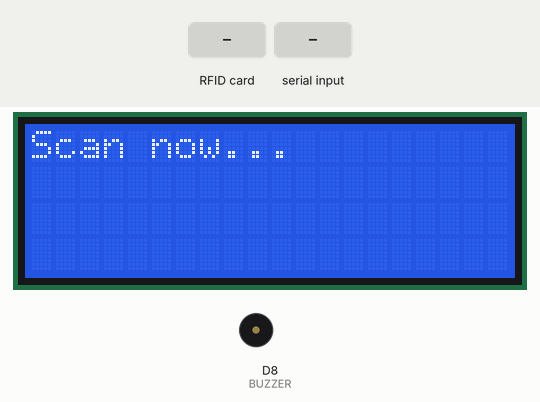
Bench run of a sketch on a simulated ESP8266 (NodeMCU). Parts: 20×4 character LCD, buzzer (waves = sounding, pin HIGH). The test bench sets the inputs (shaded band). WiFi joins after 1.5 s; servers stay silent unless stated; uploads are accepted with an empty reply; what the sketch prints to the serial monitor is not drawn.

Above: at 13.9 s.
14.0 s: RFID card 12 34 56 78 90 held to the reader
At 15.3 s:
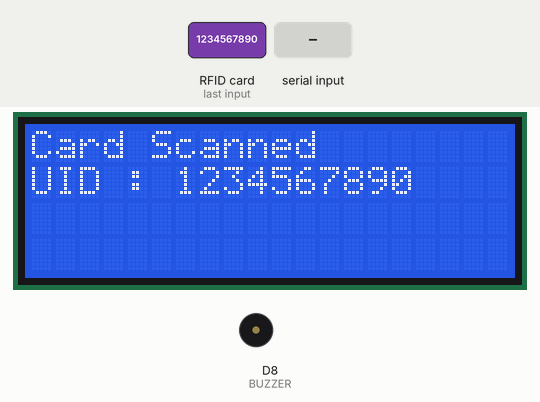
15.7 s: "1\n" received over Serial
At 16.9 s:
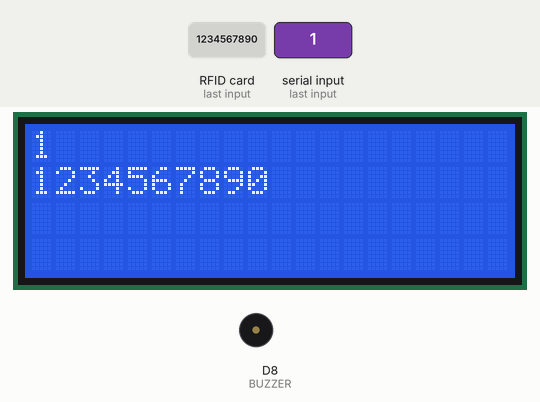
21.7 s: RFID card 5E 7A 19 C4 held to the reader
At 22.7 s:
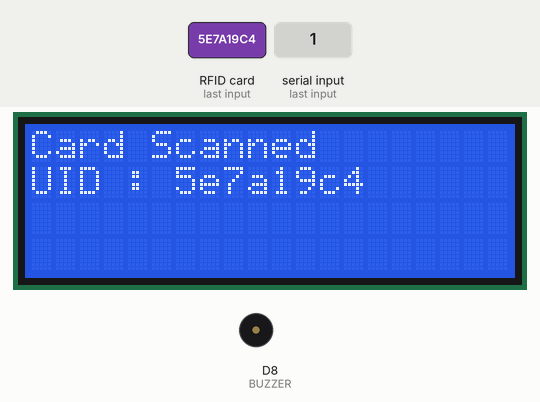
23.9 s: "0\n" received over Serial
At 24.2 s:
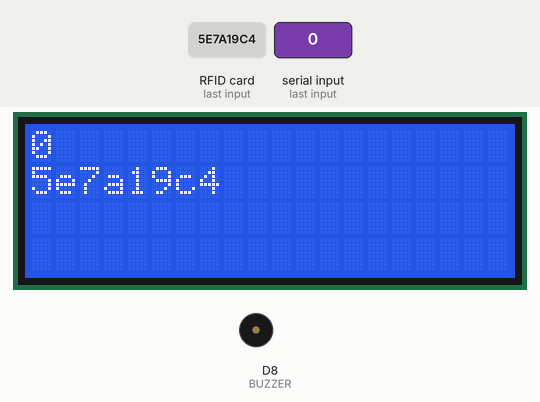
Timing chart, 0 to 28.8 s (numbered marks = the images above; inputs shaded):
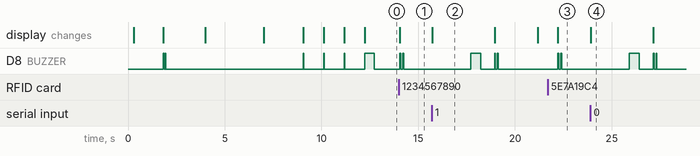

Measured:
- after the input at 14.0 s, D8 (BUZZER): alternates HIGH for 0.05 s and LOW for 0.10 s, 4 changes in all, then stays LOW, starting at once; the display: changes at once (image 1)
- after the input at 15.7 s, D8 (BUZZER): goes HIGH 0.50 s, LOW 0.72 s, HIGH 0.05 s, LOW 0.10 s, HIGH 0.05 s, then LOW, starting after 2.0 s; the display: changes at once (image 2)
- after the input at 21.7 s, D8 (BUZZER): alternates HIGH for 0.05 s and LOW for 0.10 s, 4 changes in all, then stays LOW, starting after 0.51 s; the display: changes after 0.51 s (image 3)
- after the input at 23.9 s, D8 (BUZZER): goes HIGH 0.50 s, LOW 0.72 s, HIGH 0.05 s, LOW 0.10 s, HIGH 0.05 s, then LOW, starting after 2.0 s; the display: changes at once (image 4)
- what the display in image 2 shows lasts 3.2 s, from 15.7 s to 18.9 s

The sketch:

INSERT_TEACHER.ino
```cpp
#include <SPI.h>
#include <MFRC522.h>
#include <ESP8266WiFi.h>
#include <ESP8266HTTPClient.h>
#include <Wire.h>
#include <LiquidCrystal_I2C.h>

LiquidCrystal_I2C lcd(0x27,20,4);  // set the LCD address to 0x27 for a 16 chars and 2 line display


#define RST_PIN   D1   // Define the pin connected to the RST (reset) pin on the MFRC522
#define SS_PIN    D2   // Define the pin connected to the SDA(SS) pin on the MFRC522
#define SCK_PIN   D5   // Define the pin connected to the SCK pin on the MFRC522
#define MOSI_PIN  D7   // Define the pin connected to the MOSI pin on the MFRC522
#define MISO_PIN  D6   // Define the pin connected to the MISO pin on the MFRC522
#define BUZZER    D8   // Define the pin connected to the Buzzer

MFRC522 mfrc522(SS_PIN, RST_PIN);  // Instance of the class
MFRC522::MIFARE_Key key;

const char* ssid = "RAYs";     // Change it with your WiFi SSID
const char* password = "1234567890"; // Change it with your WiFi password
const char* serverAddress = "http://192.168.29.108/SmartAttendanceByRFID/insert_teacher.php"; // Change it with your server address

String lastCardUID = ""; // Variable to store the last scanned RFID UID

WiFiClient client; // Define WiFiClient object globally

void setup() {
  // Initialize I2C with custom pins
  Wire.begin(0, 2); // SDA to GPIO 0 (D3), SCL to GPIO 2 (D4)

  lcd.init();                      // initialize the lcd
  lcd.init();
  lcd.backlight();

  Serial.begin(9600);
  SPI.begin();     // Initialize SPI bus
  mfrc522.PCD_Init();   // Initialize MFRC522
  pinMode(BUZZER, OUTPUT); // Set BUZZER as OUTPUT
  delay(100);
  connectToWiFi(); // Connect to WiFi
}

void loop() {
  if (mfrc522.PICC_IsNewCardPresent()) {
    if (mfrc522.PICC_ReadCardSerial()) {
      String cardUID = getCardUID();
      if (cardUID != lastCardUID) {
        lastCardUID = cardUID;
        // Now that card is scanned, take inputs
        lcd.clear();
        lcd.setCursor(0, 0);
        lcd.print("Card Scanned");
        lcd.setCursor(0, 1);
        lcd.print("UID : ");
        lcd.print(cardUID);
        buzz(BUZZER, 50);
        delay(100);
        buzz(BUZZER, 50);
        String teacherName = getTeacherName();
        sendTeacherInfoToServer(teacherName, cardUID);
        delay(1000); // Delay to avoid multiple readings
      }
    }
  }
}

String getCardUID() {
  String cardUID = "";
  for (byte i = 0; i < mfrc522.uid.size; i++) {
    cardUID.concat(String(mfrc522.uid.uidByte[i] < 0x10 ? "0" : ""));
    cardUID.concat(String(mfrc522.uid.uidByte[i], HEX));
  }
  return cardUID;
}

String getTeacherName() {
  Serial.println("Enter teacher name:");
  while (!Serial.available()) {
    // Wait for user input
  }
  String name = Serial.readStringUntil('\n');
  return name;
}

void connectToWiFi() {
  Serial.println();
  lcd.setCursor(0, 0);
  lcd.print("Connecting...");
  lcd.setCursor(0, 1);
  lcd.print(ssid);
  WiFi.begin(ssid, password);
  while (WiFi.status() != WL_CONNECTED) {
    delay(500);
  }

  // Clear the screen
  lcd.clear();

  lcd.setCursor(0, 0);
  lcd.print("");
  lcd.print("WiFi connected");
  buzz(BUZZER, 50);
  delay(50);
  buzz(BUZZER, 50);
  delay(2000);

  // Clear the screen
  lcd.clear();

  lcd.setCursor(0, 0);
  lcd.print("IP address: ");
  lcd.setCursor(0, 1);
  lcd.print(WiFi.localIP());
  delay(3000);

  // Clear the screen
  lcd.clear();

  lcd.setCursor(0, 0);
  lcd.print("Preparing RFID");
  lcd.setCursor(0, 1);
  lcd.print("to start scaning");
  delay(2000); // Wait for 1 second

  // Clear the screen
  lcd.clear();

  lcd.setCursor(0, 0);
  lcd.print("Preparing RFID");

  // Display countdown notification
  lcd.setCursor(0, 1);
  lcd.print("Wait... 3");
  buzz(BUZZER, 50);
  delay(1000); // Wait for 1 second
  lcd.setCursor(0, 1);
  lcd.print("Wait... 2");
  buzz(BUZZER, 50);
  delay(1000); // Wait for 1 second
  lcd.setCursor(0, 1);
  lcd.print("Wait... 1");
  buzz(BUZZER, 50);
  delay(1000); // Wait for 1 second

  // Clear the screen
  lcd.clear();

  // Display countdown notification
  lcd.setCursor(0, 0);
  lcd.print("Scan now...");
  buzz(BUZZER, 500);
}

void sendTeacherInfoToServer(String teacherName, String cardUID) {
  Serial.println("Sending teacher info to server: ");
  Serial.println("Teacher Name: " + teacherName);

  // Clear the screen
  lcd.clear();
  Serial.println("Card UID: " + cardUID);
  lcd.setCursor(0, 0);
  lcd.print(teacherName);
  lcd.setCursor(0, 1);
  lcd.print(cardUID);
  delay(2000);

  buzz(BUZZER, 500);
  delay(500);
  HTTPClient http;
  http.begin(client, serverAddress); // Use the correct begin overload
  http.addHeader("Content-Type", "application/x-www-form-urlencoded");
  String postData = "teacher_name=" + teacherName + "&teacher_rfid=" + cardUID;
  int httpResponseCode = http.POST(postData);
  if (httpResponseCode == 200) {
    Serial.println("Teacher info sent successfully");

    // Clear the screen
    lcd.clear();

    lcd.setCursor(0, 0);
    lcd.print("INSERTION");
    lcd.setCursor(0, 1);
    lcd.print("SUCCESSFUL");
    buzz(BUZZER, 50);
    delay(100);
    buzz(BUZZER, 50);
    delay(2000);
  } else {
    Serial.print("Error sending teacher info: ");
    Serial.println(httpResponseCode);

    // Clear the screen
    lcd.clear();

    lcd.setCursor(0, 0);
    lcd.print("INSERTION");
    lcd.setCursor(0, 1);
    lcd.print("Error ");
    lcd.print(httpResponseCode);

    buzz(BUZZER, 1000);
    delay(100);
    buzz(BUZZER, 100);
    delay(100);
    buzz(BUZZER, 1000);
    delay(100);
    buzz(BUZZER, 100);
    delay(100);
    buzz(BUZZER, 1000);
    delay(100);
    buzz(BUZZER, 100);
    delay(2000);
  }
  http.end();


    // Clear the screen
    lcd.clear();

  // Display restart notification
  lcd.setCursor(0, 0);
  lcd.print("Press RST button");
  lcd.setCursor(0, 1);
  lcd.print("to insert next..");
}

void buzz(int targetPin, long duration) {
  digitalWrite(targetPin, HIGH);
  delay(duration);
  digitalWrite(targetPin, LOW);
}
```
